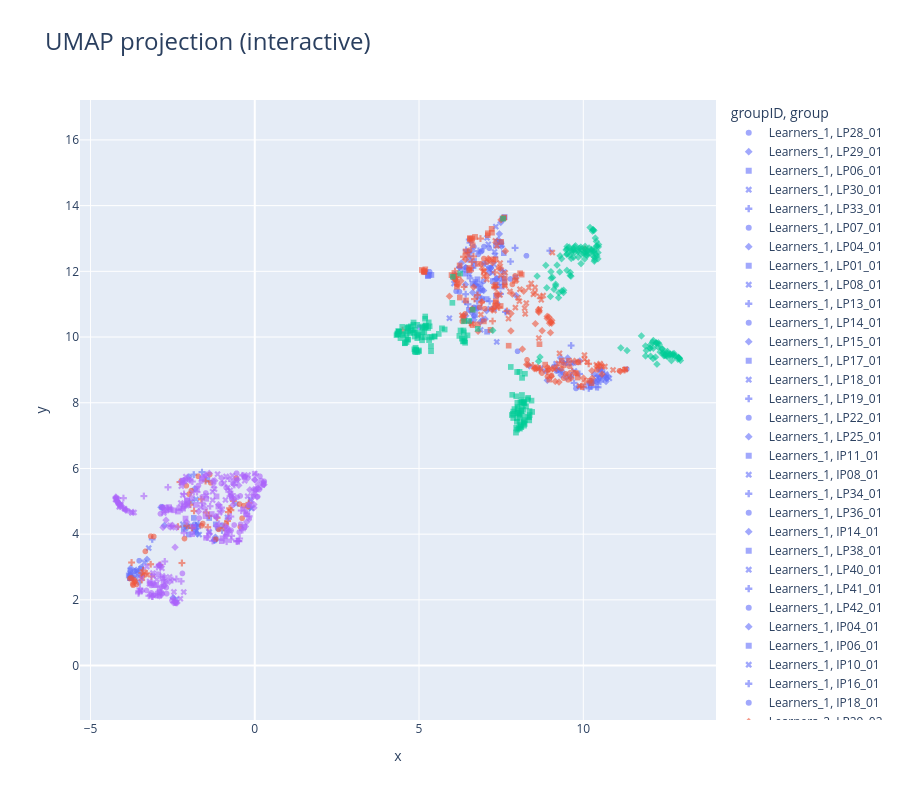

Notebook code for this chart:
### Code cell
import plotly.express as px
import pandas as pd

# First, make a DataFrame that includes the embedding coordinates
plot_df = pd.DataFrame({
    'x': embedding[:, 0],
    'y': embedding[:, 1],
    'group': feat_df['group'],
    'groupID': feat_df['groupID'],
    'concept': feat_df['concept']
})

# Use Plotly Express for a scatter plot with hover
fig = px.scatter(
    plot_df,
    x='x',
    y='y',
    color='groupID',       # Color by groupID
    symbol='group',        # Optional: differentiate by shape if not too many categories
    hover_name='concept',  # Show the concept name when hovering
    hover_data=['group', 'groupID'],  # Show additional info on hover
    title='UMAP projection (interactive)',
    opacity=0.6
)

# Optional: fix aspect ratio like in matplotlib
fig.update_layout(
    autosize=False,
    width=900,
    height=800,
    title_font_size=24,
    yaxis=dict(scaleanchor="x", scaleratio=1)
)

fig.show()
